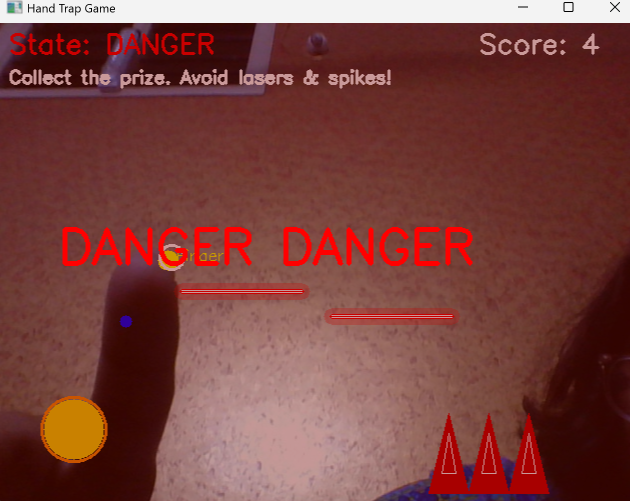
#> input picture DANGER.png, 1260 x 1002 px, given in place of the camera (shown at 1/2 size)
$ python hand_trap_game.py
#> lines starting #> are read from the running program, lines starting #| are printed output that depends on the picture; after the words box and inside, x2 and y2 are one past the last pixel; in counts of white or black regions, pixels touching at a corner belong together
import cv2
import numpy as np
import random
import time
MIN_HAND_AREA = 1500
bg_subtractor = cv2.createBackgroundSubtractorMOG2(history=300, varThreshold=25, detectShadows=False)
PRIZE_RADIUS = 30
PRIZE_INTERVAL = 5.0
TRAP_DELAY = 1.2
NUM_TRAPS = 3
TRAP_SIZE = (120, 80)
WARNING_DISTANCE_PX = 120
DANGER_DISTANCE_PX = 60
SMOOTHING_ALPHA = 0.35
def detect_hand_center(frame):
    h, w = frame.shape[:2]
    fgmask = bg_subtractor.apply(frame)
    fgmask = cv2.GaussianBlur(fgmask, (7, 7), 0)
    _, fgmask = cv2.threshold(fgmask, 127, 255, cv2.THRESH_BINARY)
    fgmask = cv2.erode(fgmask, None, iterations=1)
    fgmask = cv2.dilate(fgmask, None, iterations=2)
    cut = int(h * 0.4)
    hand_mask = np.zeros_like(fgmask)
    hand_mask[cut:h, :] = fgmask[cut:h, :]
    contours, _ = cv2.findContours(hand_mask, cv2.RETR_EXTERNAL, cv2.CHAIN_APPROX_SIMPLE)
    if not contours:
        return None, hand_mask
    largest = max(contours, key=cv2.contourArea)
    area = cv2.contourArea(largest)
    if area < MIN_HAND_AREA:
        return None, hand_mask
    M = cv2.moments(largest)
    if M["m00"] == 0:
        return None, hand_mask
    cx = int(M["m10"] / M["m00"])
    cy = int(M["m01"] / M["m00"])
    return (cx, cy), hand_mask
# [6 lines left out: function shortest_distance_point_to_rect, not called in this run]
def classify_state(distance_px):
    if distance_px is None:
        return "SAFE", (0, 255, 0)
    if distance_px <= DANGER_DISTANCE_PX:
        return "DANGER", (0, 0, 255)
    elif distance_px <= WARNING_DISTANCE_PX:
        return "WARNING", (0, 255, 255)
    else:
        return "SAFE", (0, 255, 0)
# [59 lines left out: functions spawn_random_prize, spawn_random_traps, draw_laser_trap, draw_spike_trap, not called in this run]
def main():
    cap = cv2.VideoCapture(0)
    if not cap.isOpened():
        print("Error: Could not open webcam.")
        return
    cap.set(cv2.CAP_PROP_FRAME_WIDTH, 640)
    cap.set(cv2.CAP_PROP_FRAME_HEIGHT, 480)
    prize_center = None
    prize_spawn_time = None
    traps = []
    traps_spawned_for_this_prize = False
    last_prize_end_time = time.time()
    score = 0
    smoothed_hand_point = None
    while True:
        ret, frame = cap.read()
#> frame is the input picture: shape (1002, 1260, 3); mean B, G, R 61.5, 65.9, 121
        if not ret:
            break
        frame = cv2.flip(frame, 1)
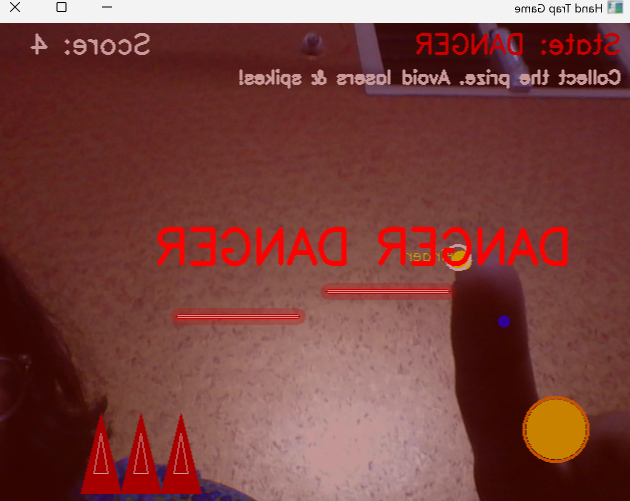
#> frame: shape (1002, 1260, 3) (shown at 1/2 size); mean B, G, R 61.5, 65.9, 121
        h, w = frame.shape[:2]
#> h = 1002; w = 1260
        now = time.time()
        hand_center, hand_mask = detect_hand_center(frame)
#> in detect_hand_center, `fgmask = bg_subtractor.apply(frame)`: fgmask: shape (1002, 1260); every value is 255
#> in detect_hand_center, `hand_mask[cut:h, :] = fgmask[cut:h, :]`:
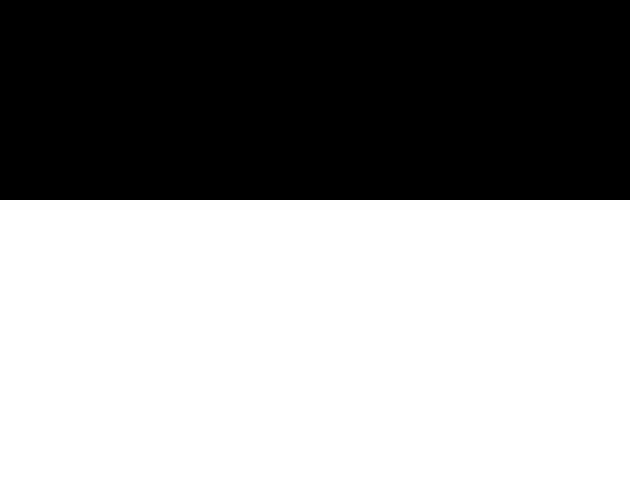
#> hand_mask: shape (1002, 1260) (shown at 1/2 size); 60.1% white; 1 black region, box (x1, y1, x2, y2) and area: (0, 0, 1260, 400) 504000
#> in detect_hand_center, `contours, _ = cv2.findContours(hand_mask, cv2.RETR_EXTERNAL, cv2.CHAIN..`: contours = [[[0, 400], [0, 1001], [1259, 1001], [1259, 400]]]
#> in detect_hand_center, `largest = max(contours, key=cv2.contourArea)`: largest = [[0, 400], [0, 1001], [1259, 1001], [1259, 400]]
#> in detect_hand_center, `area = cv2.contourArea(largest)`: area = 756659
#> in detect_hand_center, `M = cv2.moments(largest)`: M = moments, m00 756659, centre m10/m00, m01/m00 = (629.5, 700.5)
#> in detect_hand_center, `cx = int(M["m10"] / M["m00"])`: cx = 629
#> in detect_hand_center, `cy = int(M["m01"] / M["m00"])`: cy = 700
#> hand_center = (629, 700)
        raw_point = None
        if hand_center is not None:
            raw_point = (hand_center[0], hand_center[1])
#> raw_point = (629, 700)
            contours, _ = cv2.findContours(hand_mask, cv2.RETR_EXTERNAL, cv2.CHAIN_APPROX_SIMPLE)
#> contours = [[[0, 400], [0, 1001], [1259, 1001], [1259, 400]]]
            if contours:
                largest = max(contours, key=cv2.contourArea)
#> largest = [[0, 400], [0, 1001], [1259, 1001], [1259, 400]]
                hull = cv2.convexHull(largest)
#> hull = [[1259, 400], [1259, 1001], [0, 1001], [0, 400]]
                if hull is not None and len(hull) > 0:
                    fingertip = tuple(hull[hull[:, :, 1].argmin()][0])
#> fingertip = (1259, 400)
                    raw_point = fingertip
#> raw_point = (1259, 400)
                    fx, fy = fingertip
#> fx = 1259; fy = 400
                    cv2.circle(frame, (fx, fy), 10, (0, 255, 255), -1)
#> frame: shape (1002, 1260, 3); 0.01% of pixels changed, all inside (x1, y1, x2, y2) = (1249, 390, 1260, 411)
                    cv2.putText(frame, "Finger", (fx + 8, fy), cv2.FONT_HERSHEY_SIMPLEX, 0.5, (0, 255, 255), 1)
            cv2.circle(frame, (hand_center[0], hand_center[1]), 6, (255, 0, 0), -1)
#> frame: shape (1002, 1260, 3); mean B, G, R 61.5, 65.9, 121
        else:
            cv2.putText(frame, "Move your hand in the lower half", (10, h - 20), cv2.FONT_HERSHEY_SIMPLEX, 0.6, (0, 255, 255), 2)
        if raw_point is not None:
            rx, ry = raw_point
#> rx = 1259; ry = 400
            if smoothed_hand_point is None:
                smoothed_hand_point = np.array([float(rx), float(ry)], dtype=float)
#> smoothed_hand_point = [1259, 400]
            else:
                smoothed_hand_point = ((1.0 - SMOOTHING_ALPHA) * smoothed_hand_point + SMOOTHING_ALPHA * np.array([float(rx), float(ry)], dtype=float))
        else:
            smoothed_hand_point = None
        logic_hand_point = None
        if smoothed_hand_point is not None:
            hx, hy = int(smoothed_hand_point[0]), int(smoothed_hand_point[1])
#> hx = 1259; hy = 400
            logic_hand_point = (hx, hy)
#> logic_hand_point = (1259, 400)
            cv2.circle(frame, (hx, hy), 12, (255, 255, 255), 2)
#> frame: shape (1002, 1260, 3); mean B, G, R 61.5, 65.9, 121
        if prize_center is None:
            if now - last_prize_end_time > PRIZE_INTERVAL:
                prize_center = spawn_random_prize(w, h)
                prize_spawn_time = now
                traps = []
                traps_spawned_for_this_prize = False
        else:
            if not traps_spawned_for_this_prize and (now - prize_spawn_time) > TRAP_DELAY:
                traps = spawn_random_traps(w, h, NUM_TRAPS, prize_center)
                traps_spawned_for_this_prize = True
        nearest_trap_distance = None
        if logic_hand_point is not None and traps:
            hx, hy = logic_hand_point
            dists = [shortest_distance_point_to_rect(hx, hy, *trap["rect"]) for trap in traps]
            nearest_trap_distance = min(dists)
        state, state_color = classify_state(nearest_trap_distance)
        if logic_hand_point is not None and prize_center is not None:
            hx, hy = logic_hand_point
            px, py = prize_center
            dist_to_prize = ((hx - px) ** 2 + (hy - py) ** 2) ** 0.5
            if dist_to_prize <= PRIZE_RADIUS:
                score += 1
                prize_center = None
                traps = []
                traps_spawned_for_this_prize = False
                last_prize_end_time = now
        if prize_center is not None:
            px, py = prize_center
            cv2.circle(frame, (px, py), PRIZE_RADIUS, (0, 215, 255), -1)
            cv2.circle(frame, (px, py), PRIZE_RADIUS + 2, (0, 140, 255), 2)
        for trap in traps:
            rect = trap["rect"]
            ttype = trap["type"]
            if ttype == "laser":
                draw_laser_trap(frame, rect, now)
            else:
                draw_spike_trap(frame, rect)
        cv2.putText(frame, f"State: {state}", (10, 30), cv2.FONT_HERSHEY_SIMPLEX, 0.9, state_color, 2)
        cv2.putText(frame, f"Score: {score}", (w - 160, 30), cv2.FONT_HERSHEY_SIMPLEX, 0.9, (255, 255, 255), 2)
#> frame: shape (1002, 1260, 3); mean B, G, R 61.3, 65.9, 120.8
        cv2.putText(frame, "Collect the prize. Avoid lasers & spikes!", (10, 60), cv2.FONT_HERSHEY_SIMPLEX, 0.6, (255, 255, 255), 2)
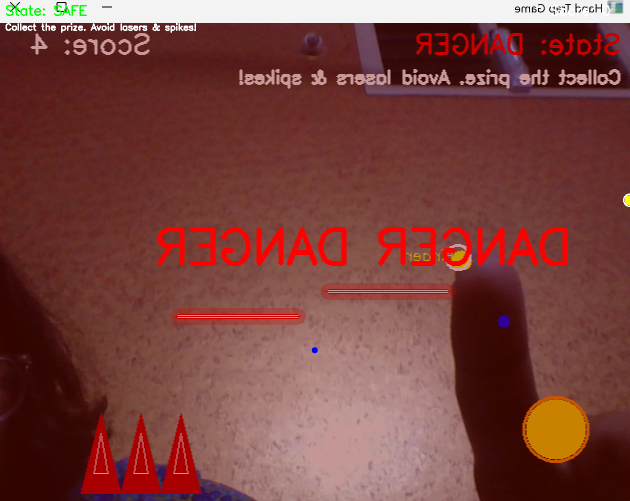
#> frame: shape (1002, 1260, 3) (shown at 1/2 size); mean B, G, R 61.8, 66.4, 121.2
        if state == "DANGER":
            overlay = frame.copy()
            overlay[:] = (0, 0, 120)
            frame = cv2.addWeighted(overlay, 0.4, frame, 0.6, 0)
            cv2.putText(frame, "DANGER DANGER", (60, h // 2), cv2.FONT_HERSHEY_SIMPLEX, 1.6, (0, 0, 255), 4)
        cv2.imshow("Hand Trap Game", frame)
        key = cv2.waitKey(1) & 0xFF
#> (key q is pressed here)
        if key == 27 or key == ord('q'):
            break
    cap.release()
    cv2.destroyAllWindows()
if __name__ == "__main__":
    main()

$ run again, on SAFE.png
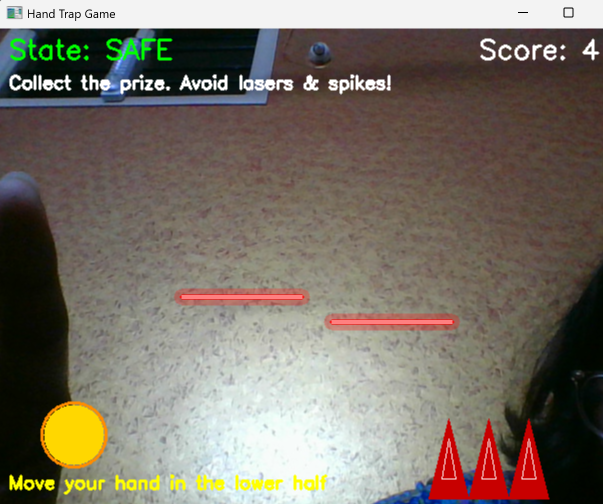
#> input picture SAFE.png, 1206 x 1008 px, given in place of the camera (shown at 1/2 size)
#> in main, frame is the input picture: shape (1008, 1206, 3); mean B, G, R 102.2, 113, 121.1
#> in main, `frame = cv2.flip(frame, 1)`:
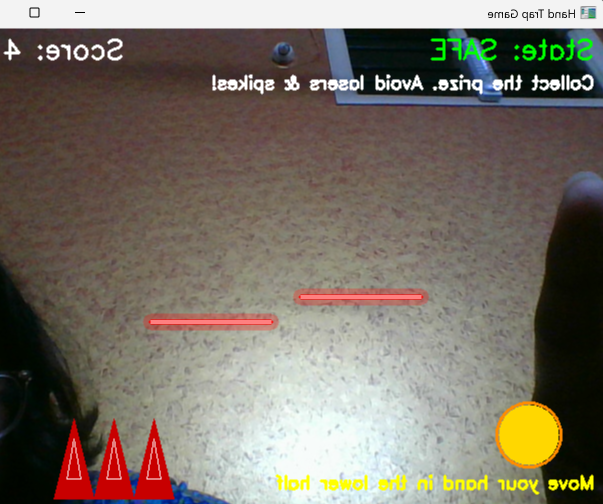
#> frame: shape (1008, 1206, 3) (shown at 1/2 size); mean B, G, R 102.2, 113, 121.1
#> fgmask: shape (1008, 1206); every value is 255
#> hand_mask: shape (1008, 1206); 60% white; 1 black region, box (x1, y1, x2, y2) and area: (0, 0, 1206, 403) 486018
#> in detect_hand_center, `contours, _ = cv2.findContours(hand_mask, cv2.RETR_EXTERNAL, cv2.CHAIN..`: contours = [[[0, 403], [0, 1007], [1205, 1007], [1205, 403]]]
#> in detect_hand_center, `largest = max(contours, key=cv2.contourArea)`: largest = [[0, 403], [0, 1007], [1205, 1007], [1205, 403]]
#> area = 727820
#> M = moments, m00 727820, centre m10/m00, m01/m00 = (602.5, 705)
#> cx = 602
#> cy = 705
#> hand_center = (602, 705)
#> in main, `contours, _ = cv2.findContours(hand_mask, cv2.RETR_EXTERNAL, cv2.CHAIN..`: contours = [[[0, 403], [0, 1007], [1205, 1007], [1205, 403]]]
#> in main, `largest = max(contours, key=cv2.contourArea)`: largest = [[0, 403], [0, 1007], [1205, 1007], [1205, 403]]
#> hull = [[1205, 403], [1205, 1007], [0, 1007], [0, 403]]
#> fingertip = (1205, 403)
#> fx = 1205; fy = 403
#> rx = 1205; ry = 403
#> smoothed_hand_point = [1205, 403]
#> hx = 1205; hy = 403
#> logic_hand_point = (1205, 403)
#> in main, `cv2.putText(frame, "Collect the prize. Avoid lasers & spikes!", (10, 6..`:
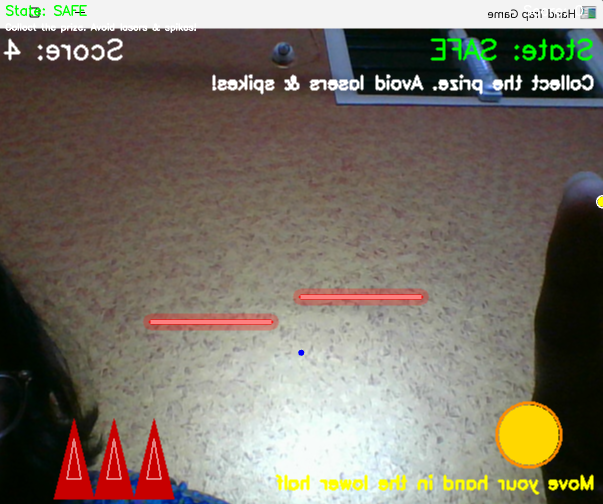
#> frame: shape (1008, 1206, 3) (shown at 1/2 size); mean B, G, R 102.2, 113.3, 121.1
